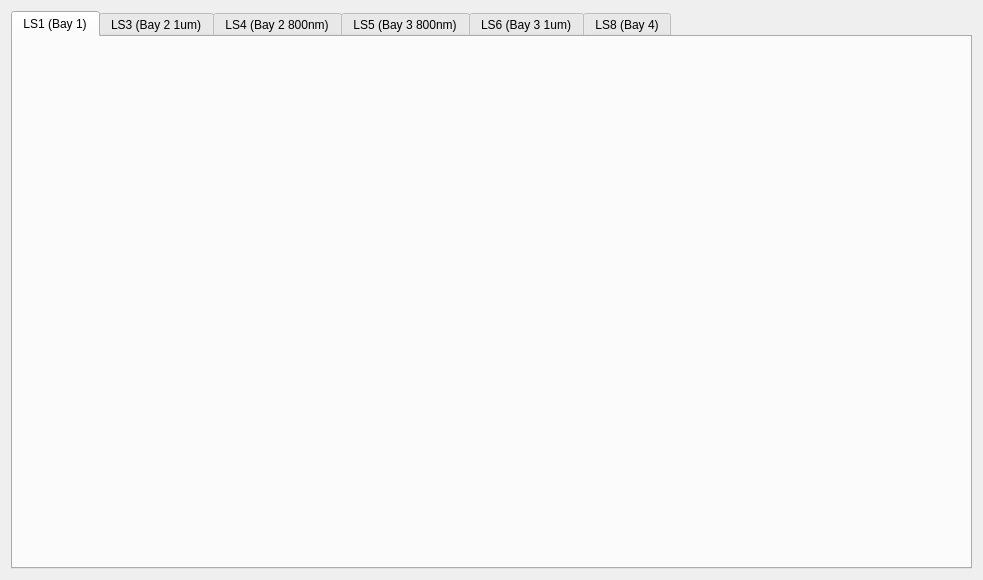
<?xml version="1.0" encoding="UTF-8"?>
<ui version="4.0">
 <class>Form</class>
 <widget class="QWidget" name="Form">
  <property name="geometry">
   <rect>
    <x>0</x>
    <y>0</y>
    <width>983</width>
    <height>580</height>
   </rect>
  </property>
  <property name="windowTitle">
   <string>Form</string>
  </property>
  <layout class="QHBoxLayout" name="horizontalLayout">
   <item>
    <widget class="PyDMTabWidget" name="PyDMTabWidget_2">
     <property name="toolTip">
      <string/>
     </property>
     <property name="whatsThis">
      <string/>
     </property>
     <property name="currentIndex">
      <number>0</number>
     </property>
     <property name="currentTabAlarmChannel" stdset="0">
      <cstring>ca://${DEST}LS1:BTPS:ChecksOK_RBV</cstring>
     </property>
     <property name="alarmChannels">
      <stringlist>
       <string>ca://${DEST}LS1:BTPS:ChecksOK_RBV</string>
       <string>ca://${DEST}LS3:BTPS:ChecksOK_RBV
</string>
       <string>ca://${DEST}LS4:BTPS:ChecksOK_RBV</string>
       <string>ca://${DEST}LS5:BTPS:ChecksOK_RBV</string>
       <string>ca://${DEST}LS6:BTPS:ChecksOK_RBV</string>
       <string>ca://${DEST}LS8:BTPS:ChecksOK_RBV</string>
      </stringlist>
     </property>
     <widget class="QWidget" name="source_ls1">
      <attribute name="title">
       <string>LS1 (Bay 1)</string>
      </attribute>
      <layout class="QHBoxLayout" name="horizontalLayout_4">
       <item>
        <widget class="PyDMEmbeddedDisplay" name="PyDMEmbeddedDisplay">
         <property name="toolTip">
          <string/>
         </property>
         <property name="frameShape">
          <enum>QFrame::NoFrame</enum>
         </property>
         <property name="macros" stdset="0">
          <string>{&quot;SOURCE&quot;: &quot;${DEST}LS1:&quot;, &quot;SHUTTER&quot;: &quot;LTLHN:LS1:BTPS:&quot;, &quot;RANGE_SCREEN&quot;: &quot;btps-range-summary.ui&quot;, &quot;HAPPI_LINEAR&quot;: &quot;las_bts_mcs2_01_m1&quot;, &quot;HAPPI_ROTARY&quot;: &quot;las_bts_mcs2_01_m2&quot;, &quot;HAPPI_GONIOMETER&quot;: &quot;las_bts_mcs2_01_m3&quot;, &quot;HAPPI_NF_CAM&quot;: &quot;las_lhn_bay${BAY}_cam_nf&quot;, &quot;HAPPI_FF_CAM&quot;: &quot;las_lhn_bay${BAY}_cam_ff&quot;, &quot;BAY&quot;: &quot;1&quot;}</string>
         </property>
         <property name="filename" stdset="0">
          <string>btps-source-dest.ui</string>
         </property>
         <property name="loadWhenShown" stdset="0">
          <bool>true</bool>
         </property>
         <property name="disconnectWhenHidden" stdset="0">
          <bool>true</bool>
         </property>
        </widget>
       </item>
      </layout>
     </widget>
     <widget class="QWidget" name="source_ls3">
      <attribute name="title">
       <string>LS3 (Bay 2 1um)</string>
      </attribute>
      <layout class="QHBoxLayout" name="horizontalLayout_5">
       <item>
        <widget class="PyDMEmbeddedDisplay" name="PyDMEmbeddedDisplay_4">
         <property name="enabled">
          <bool>true</bool>
         </property>
         <property name="sizePolicy">
          <sizepolicy hsizetype="Preferred" vsizetype="Preferred">
           <horstretch>0</horstretch>
           <verstretch>0</verstretch>
          </sizepolicy>
         </property>
         <property name="toolTip">
          <string/>
         </property>
         <property name="frameShape">
          <enum>QFrame::NoFrame</enum>
         </property>
         <property name="macros" stdset="0">
          <string>{&quot;SOURCE&quot;: &quot;${DEST}LS3:&quot;, &quot;SHUTTER&quot;: &quot;LTLHN:LS3:BTPS:&quot;, &quot;RANGE_SCREEN&quot;: &quot;btps-range-summary.ui&quot;, &quot;HAPPI_LINEAR&quot;: &quot;las_bts_mcs2_01_m10&quot;, &quot;HAPPI_ROTARY&quot;: &quot;las_bts_mcs2_01_m12&quot;, &quot;HAPPI_GONIOMETER&quot;: &quot;las_bts_mcs2_01_m11&quot;, &quot;HAPPI_NF_CAM&quot;: &quot;las_lhn_bay${BAY}_cam_nf&quot;, &quot;HAPPI_FF_CAM&quot;: &quot;las_lhn_bay${BAY}_cam_ff&quot;, &quot;BAY&quot;: &quot;2&quot;}</string>
         </property>
         <property name="filename" stdset="0">
          <string>btps-source-dest.ui</string>
         </property>
         <property name="loadWhenShown" stdset="0">
          <bool>true</bool>
         </property>
         <property name="disconnectWhenHidden" stdset="0">
          <bool>true</bool>
         </property>
         <property name="followSymlinks" stdset="0">
          <bool>false</bool>
         </property>
        </widget>
       </item>
      </layout>
     </widget>
     <widget class="QWidget" name="source_ls4">
      <attribute name="title">
       <string>LS4 (Bay 2 800nm)</string>
      </attribute>
      <layout class="QHBoxLayout" name="horizontalLayout_6">
       <item>
        <widget class="PyDMEmbeddedDisplay" name="PyDMEmbeddedDisplay_5">
         <property name="toolTip">
          <string/>
         </property>
         <property name="frameShape">
          <enum>QFrame::NoFrame</enum>
         </property>
         <property name="macros" stdset="0">
          <string>{&quot;SOURCE&quot;: &quot;${DEST}LS4:&quot;, &quot;SHUTTER&quot;: &quot;LTLHN:LS4:BTPS:&quot;, &quot;RANGE_SCREEN&quot;: &quot;btps-range-summary.ui&quot;, &quot;HAPPI_LINEAR&quot;: &quot;las_bts_mcs2_01_m15&quot;, &quot;HAPPI_ROTARY&quot;: &quot;las_bts_mcs2_01_m14&quot;, &quot;HAPPI_GONIOMETER&quot;: &quot;las_bts_mcs2_01_m13&quot;, &quot;HAPPI_NF_CAM&quot;: &quot;las_lhn_bay${BAY}_cam_nf&quot;, &quot;HAPPI_FF_CAM&quot;: &quot;las_lhn_bay${BAY}_cam_ff&quot;, &quot;BAY&quot;: &quot;2&quot;}</string>
         </property>
         <property name="filename" stdset="0">
          <string>btps-source-dest.ui</string>
         </property>
         <property name="loadWhenShown" stdset="0">
          <bool>true</bool>
         </property>
         <property name="disconnectWhenHidden" stdset="0">
          <bool>true</bool>
         </property>
         <property name="followSymlinks" stdset="0">
          <bool>false</bool>
         </property>
        </widget>
       </item>
      </layout>
     </widget>
     <widget class="QWidget" name="source_ls5">
      <attribute name="title">
       <string>LS5 (Bay 3 800nm)</string>
      </attribute>
      <layout class="QHBoxLayout" name="horizontalLayout_3">
       <item>
        <widget class="PyDMEmbeddedDisplay" name="PyDMEmbeddedDisplay_2">
         <property name="toolTip">
          <string/>
         </property>
         <property name="frameShape">
          <enum>QFrame::NoFrame</enum>
         </property>
         <property name="macros" stdset="0">
          <string>{&quot;SOURCE&quot;: &quot;${DEST}LS5:&quot;, &quot;SHUTTER&quot;: &quot;LTLHN:LS5:BTPS:&quot;, &quot;RANGE_SCREEN&quot;: &quot;btps-range-summary.ui&quot;, &quot;HAPPI_LINEAR&quot;: &quot;las_bts_mcs2_01_m4&quot;, &quot;HAPPI_ROTARY&quot;: &quot;las_bts_mcs2_01_m6&quot;, &quot;HAPPI_GONIOMETER&quot;: &quot;las_bts_mcs2_01_m5&quot;, &quot;HAPPI_NF_CAM&quot;: &quot;las_lhn_bay${BAY}_cam_nf&quot;, &quot;HAPPI_FF_CAM&quot;: &quot;las_lhn_bay${BAY}_cam_ff&quot;, &quot;BAY&quot;: &quot;3&quot;}</string>
         </property>
         <property name="filename" stdset="0">
          <string>btps-source-dest.ui</string>
         </property>
         <property name="loadWhenShown" stdset="0">
          <bool>true</bool>
         </property>
         <property name="disconnectWhenHidden" stdset="0">
          <bool>true</bool>
         </property>
        </widget>
       </item>
      </layout>
     </widget>
     <widget class="QWidget" name="source_ls6">
      <attribute name="title">
       <string>LS6 (Bay 3 1um)</string>
      </attribute>
      <layout class="QHBoxLayout" name="horizontalLayout_7">
       <item>
        <widget class="PyDMEmbeddedDisplay" name="PyDMEmbeddedDisplay_6">
         <property name="toolTip">
          <string/>
         </property>
         <property name="frameShape">
          <enum>QFrame::NoFrame</enum>
         </property>
         <property name="macros" stdset="0">
          <string>{&quot;SOURCE&quot;: &quot;${DEST}LS6:&quot;, &quot;SHUTTER&quot;: &quot;LTLHN:LS6:BTPS:&quot;, &quot;RANGE_SCREEN&quot;: &quot;btps-range-summary.ui&quot;, &quot;HAPPI_LINEAR&quot;: &quot;las_bts_mcs2_01_m16&quot;, &quot;HAPPI_ROTARY&quot;: &quot;las_bts_mcs2_01_m17&quot;, &quot;HAPPI_GONIOMETER&quot;: &quot;las_bts_mcs2_01_m18&quot;, &quot;HAPPI_NF_CAM&quot;: &quot;las_lhn_bay${BAY}_cam_nf&quot;, &quot;HAPPI_FF_CAM&quot;: &quot;las_lhn_bay${BAY}_cam_ff&quot;, &quot;BAY&quot;: &quot;3&quot;}</string>
         </property>
         <property name="filename" stdset="0">
          <string>btps-source-dest.ui</string>
         </property>
         <property name="loadWhenShown" stdset="0">
          <bool>true</bool>
         </property>
         <property name="disconnectWhenHidden" stdset="0">
          <bool>true</bool>
         </property>
         <property name="followSymlinks" stdset="0">
          <bool>false</bool>
         </property>
        </widget>
       </item>
      </layout>
     </widget>
     <widget class="QWidget" name="source_ls8">
      <attribute name="title">
       <string>LS8 (Bay 4)</string>
      </attribute>
      <layout class="QHBoxLayout" name="horizontalLayout_2">
       <item>
        <widget class="PyDMEmbeddedDisplay" name="PyDMEmbeddedDisplay_3">
         <property name="toolTip">
          <string/>
         </property>
         <property name="frameShape">
          <enum>QFrame::NoFrame</enum>
         </property>
         <property name="macros" stdset="0">
          <string>{&quot;SOURCE&quot;: &quot;${DEST}LS8:&quot;, &quot;SHUTTER&quot;: &quot;LTLHN:LS8:BTPS:&quot;, &quot;RANGE_SCREEN&quot;: &quot;btps-range-summary.ui&quot;, &quot;HAPPI_LINEAR&quot;: &quot;las_bts_mcs2_01_m7&quot;, &quot;HAPPI_ROTARY&quot;: &quot;las_bts_mcs2_01_m8&quot;, &quot;HAPPI_GONIOMETER&quot;: &quot;las_bts_mcs2_01_m9&quot;, &quot;HAPPI_NF_CAM&quot;: &quot;las_lhn_bay${BAY}_cam_nf&quot;, &quot;HAPPI_FF_CAM&quot;: &quot;las_lhn_bay${BAY}_cam_ff&quot;, &quot;BAY&quot;: &quot;4&quot;}</string>
         </property>
         <property name="filename" stdset="0">
          <string>btps-source-dest.ui</string>
         </property>
         <property name="loadWhenShown" stdset="0">
          <bool>true</bool>
         </property>
         <property name="disconnectWhenHidden" stdset="0">
          <bool>true</bool>
         </property>
        </widget>
       </item>
      </layout>
     </widget>
    </widget>
   </item>
  </layout>
 </widget>
 <customwidgets>
  <customwidget>
   <class>PyDMTabWidget</class>
   <extends>QTabWidget</extends>
   <header>pydm.widgets.tab_bar</header>
   <container>1</container>
  </customwidget>
  <customwidget>
   <class>PyDMEmbeddedDisplay</class>
   <extends>QFrame</extends>
   <header>pydm.widgets.embedded_display</header>
   <container>1</container>
  </customwidget>
 </customwidgets>
 <resources/>
 <connections/>
</ui>
